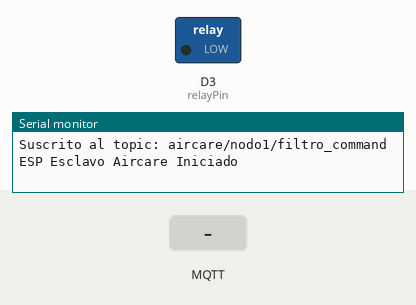
Recording of a sketch running on a simulated ESP8266 (NodeMCU). Parts: switched loads named in the sketch (green lamp = pin HIGH), the last lines printed to the serial monitor. The test bench sets the inputs (shaded band). WiFi joins after 1.5 s; servers stay silent unless stated; no MQTT or app messages arrive unless stated.

Above: at 3.7 s.
3.8 s: MQTT message "1" arrives on the first subscribed topic
At 5.6 s:
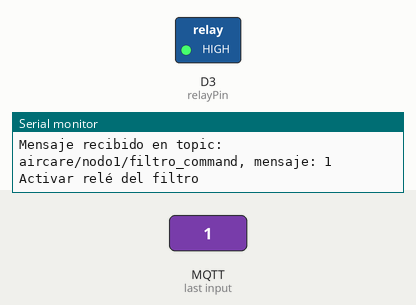
6.0 s: MQTT message "0" arrives on the first subscribed topic
At 7.3 s:
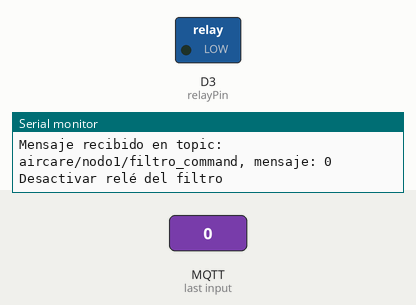
Timing chart, 0 to 9.0 s (numbered marks = the images above; inputs shaded):
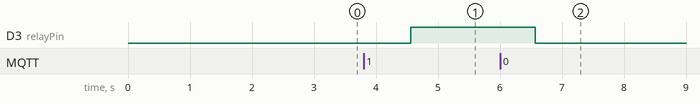

The sketch:

NODO1.ino
```cpp
#include <Arduino.h>
#include <ESP8266WiFi.h>
#include <PubSubClient.h>

#define WIFI_SSID "Proyectos"
#define WIFI_PASSWORD "pacito123"

#define MQTT_BROKER "test.mosquitto.org"
#define MQTT_PORT 1883

#define MQTT_CLIENT_ID_SLAVE "esp8266_slave_aircare"
#define MQTT_FILTRO_COMMAND_TOPIC "aircare/nodo1/filtro_command"

// Define el pin GPIO al que está conectado el control del relé
const int relayPin = D3; // Puedes cambiarlo al pin que estés usando

WiFiClient espClient;
PubSubClient mqttClient(espClient);

void connectWiFi() {
  Serial.print("Conectando a WiFi: ");
  Serial.println(WIFI_SSID);

  WiFi.mode(WIFI_STA);
  WiFi.begin(WIFI_SSID, WIFI_PASSWORD);

  int attempts = 0;
  while (WiFi.status() != WL_CONNECTED && attempts < 20) {
    delay(500);
    Serial.print(".");
    attempts++;
  }

  if (WiFi.status() == WL_CONNECTED) {
    Serial.println("");
    Serial.println("WiFi Conectado");
    Serial.print("Dirección IP: ");
    Serial.println(WiFi.localIP());
  } else {
    Serial.println("Fallo de conexión WiFi");
    Serial.print("Estado de WiFi: ");
    Serial.println(WiFi.status());
  }
}

void connectMQTT() {
  mqttClient.setServer(MQTT_BROKER, MQTT_PORT);
  mqttClient.setCallback(callback);
  mqttClient.setBufferSize(512);

  int attempts = 0;
  while (!mqttClient.connected() && attempts < 5) {
    Serial.print("Conectando a MQTT Broker...");
    if (mqttClient.connect(MQTT_CLIENT_ID_SLAVE)) {
      Serial.println("Conectado a MQTT Broker");
      mqttClient.subscribe(MQTT_FILTRO_COMMAND_TOPIC);
      Serial.print("Suscrito al topic: ");
      Serial.println(MQTT_FILTRO_COMMAND_TOPIC);
    } else {
      Serial.print("falló, rc=");
      Serial.print(mqttClient.state());
      Serial.println(" Reintentando en 5 segundos");
      delay(5000);
      attempts++;
    }
  }
  if (!mqttClient.connected()) {
    Serial.println("Fallo de conexión MQTT");
  }
}

void callback(char* topic, byte* payload, unsigned int length) {
  Serial.println("Callback ejecutado");
  Serial.print("Mensaje recibido en topic: ");
  Serial.print(topic);
  Serial.print(", mensaje: ");
  String message = "";
  for (int i = 0; i < length; i++) {
    message += (char)payload[i];
  }
  Serial.println(message);

  if (String(topic) == MQTT_FILTRO_COMMAND_TOPIC) {
    if (message == "1") {
      Serial.println("Activar relé del filtro");
      digitalWrite(relayPin, HIGH); // Activa el relé (asumiendo que HIGH lo activa)
    } else if (message == "0") {
      Serial.println("Desactivar relé del filtro");
      digitalWrite(relayPin, LOW);  // Desactiva el relé (asumiendo que LOW lo desactiva)
    }
  }
}

void setup() {
  Serial.begin(115200);
  delay(1000);
  connectWiFi();
  mqttClient.setClient(espClient);
  connectMQTT();
  pinMode(relayPin, OUTPUT);
  digitalWrite(relayPin, LOW); // Inicialmente el relé está desactivado
  Serial.println("ESP Esclavo Aircare Iniciado");
}

void loop() {

  mqttClient.loop(); // Asegúrate de llamar mqttClient.loop() aquí
  delay(1000);
}
```

Measured:
- after the input at 3.8 s, D3 (relayPin): LOW → HIGH after 0.76 s
- after the input at 6.0 s, D3 (relayPin): HIGH → LOW after 0.57 s
